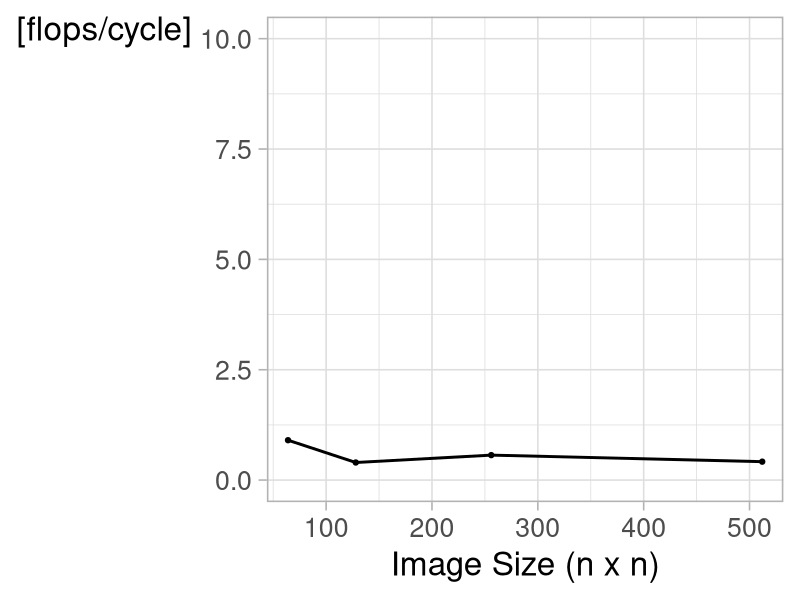

This figure's R source:
library(ggplot2)
library(svglite)

## read files
df64 = read.csv("data/lena_64.csv", sep=';')
df128 = read.csv("data/monkey_128.csv", sep=';')
df256 = read.csv("data/lena_256.csv", sep=';')
df512 = read.csv("data/lena_512.csv", sep=';')


## create dataframe
df = data.frame(
    c(64,
      128,
      256,
      512),
    c(mean(df64$flops.cycle),
      mean(df128$flops.cycle),
      mean(df256$flops.cycle),
      mean(df512$flops.cycle))
)
colnames(df) = c("size", "performance")


## Create plot
theme_set(theme_light(base_size = 24))
image = ggplot(data=df, aes(x=size)) +
    ## ggtitle("Performance") +
    geom_line(aes(y=performance), lwd=1) +
    geom_point(aes(y=performance), lwd=2) +
    scale_x_continuous(
        name="Image Size (n x n)",
        expand = c(0, 20),
        ) +
    scale_y_continuous(name=("[flops/cycle]"), limits=c(0,10)) +
    theme(
        axis.title.y = element_text(angle=0),
        legend.position = "none",
        legend.title = element_blank())

## save plot
ggsave(file="performance.png",
       dpi = 300,
       plot=image,
       width=15,
       height=8)
